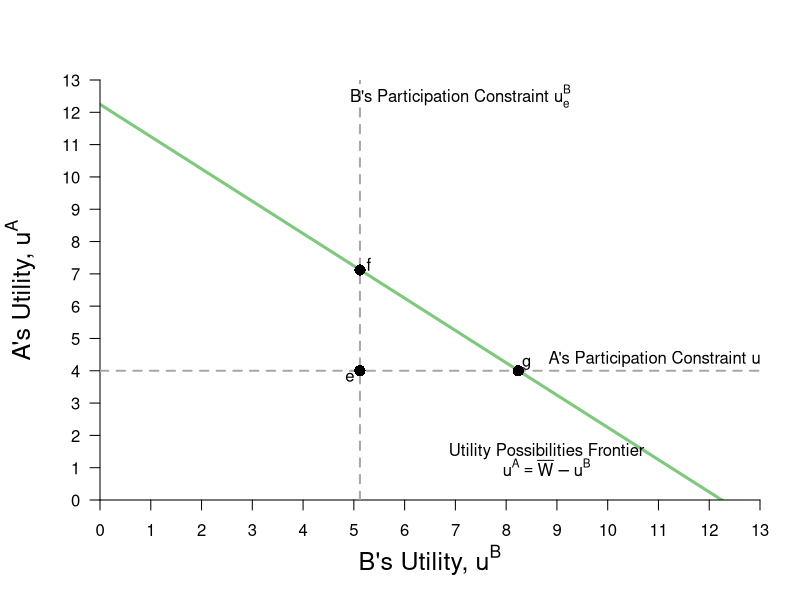

The R source for this figure:
#Graph Designer: Simon Halliday & Madeleine Wettach '20
#Authors: Bowles, Foley and Halliday
#Title: Microeconomics: Competition, Conflict and Coordination
require(ggplot2)
require(shape)
require(plotrix)
pdf(file = "property/step_by_step_graphs_5/property_tioli_upf_step2.pdf", width = 9, height = 7)

#Set parameters for graphics
axislabelsize <- 1.5
graphlinewidth <- 3
arrowwidth <- 0.5

#Colors
COL <- c("#7fc97f", "#beaed4", "#fdc086", "#ffff99", "#386cb0", "#f0027f", "#bf5b17", "#666666")
COLA <- c("#99d8c9","#66c2a4","#41ae76", "#238b45", "#005824")
COLB <- c("#4eb3d3", "#2b8cbe", "#0868ac","#084081")

upf <- function(ub) {
  12.24745 - ub
}


#Notes
#ua = (xa^0.5)*(ya^0.5)
#ub = ((10-xa)^05)*((15-ya)^0.5)

#ua = (10^0.5)*(15^0.5) = 12.24745
#ua_e = u(8,2) = (8^0.5)*(2^0.5) = 4

#Point g
# => x^A = 4/((3/2)^0.5) = 3.27 => x^B = 6.73
# => y^A = 3/2(x^A) = 4.9 => y^B = 10.1
#ua_g(4.9^0.5)*(3.27^0.5) = 4.002874
#ub_g(6.73^0.5)*(10.1^0.5) = 8.244574
#W = (4.002874^0.5)*(8.244574^0.5) = 5.744736

#COL <- c("#7fc97f", "#beaed4", "#fdc086", "#ffff99")
par(mar =  c(5, 5, 4, 2))
xlims <- c(0, 13)
ylims <- c(0, 13)


plot(0, 0, xlim = xlims, ylim = ylims, type = "n",
     xlab = expression(paste("B's Utility, ", u^B)),
     ylab = expression(paste("A's Utility, ", u^A)),
     xaxt = "n", 
     yaxt = "n", 
     cex.lab = axislabelsize, 
     bty = "n",
     xaxs="i", 
     yaxs="i")

npts <- 500 
npts2 <- 501
#Specify the sequences of points for graphing. 
xx1 <- seq(xlims[1], xlims[2], length.out = npts)
xx2 <- seq(xlims[1], xlims[2], length.out = npts)
xx3 <- seq(xlims[1], xlims[2], length.out = npts2)

#polygons
#I need something like xx1 with npts for 
##xpoly1 <- c(5.12, 8.24, 5.12, 5.12)
##ypoly1 <- c(4, 4, 7.12, 4)
##polygon(x = xpoly1, y = ypoly1, col=COL[4], density=NULL, border = NA)

#xpoly2 = c(0, 0, 12.24745, xlims[2], xlims[2], 0)
#ypoly2 = c(ylims[2], 12.24745, 0, 0, ylims[2], ylims[2])
#polygon(x = xpoly2, y = ypoly2, col=COL[4], density=NULL, border = NA)



#Draw the lines for the graphs
lines(xx1, upf(xx1), col = COL[1], lwd = graphlinewidth)

#Customize ticks and labels for the plot
ticksy <- seq(from = ylims[1], to = ylims[2], by = 1)
ylabels <- seq(from = ylims[1], to = ylims[2], by = 1)
ticksx <- seq(from =  xlims[1], to = xlims[2], by = 1)
xlabels <- seq(from = xlims[1], to = xlims[2], by = 1)
axis(1, at = ticksx, pos = 0, labels = xlabels)
axis(2, at = ticksy, pos = 0, labels = ylabels, las = 1)

#Annotation of the  graphs
#UPF
text(8.8, 1.5, expression(paste("Utility Possibilities Frontier")))
text(8.8, 1, expression(paste(u^A == bar(W) - u^B)))

#SWF
#text(11.5, 4.5, expression(paste("Social Planner's")))
#text(11.5, 4, expression(paste("Iso-welfare Curves")))

#Annotate Point f
#u^A = (5.84^0.5)*(8.77^0.5) = 7.16
#u^B = (4.16^0.5)*(6.23^0.5) = 5.09
#W = (7.16^0.5)*(5.09^0.5) = 6.03692

#points(5.09, 7.15, pch = 16, col = "black", cex = 1.5)
#text(5.3, 7.3, expression(f))


#Annotate Point i
#(5^0.5)*(7.5^0.5) = 6.123724
#W = (6.123724^0.5)(6.123724^0.5) = 6.123724
#points(6.123724, 6.123724, pch = 16, col = "black", cex = 1.5)
#text(6.3, 6.3, expression(i))

#Annotate point g
#ua_g(4.9^0.5)*(3.27^0.5) = 4.002874
#ub_g(6.73^0.5)*(10.1^0.5) = 8.244574
#W = (4.002874^0.5)*(8.244574^0.5) = 5.744736
#points(8.24, 4, pch = 16, col = "black", cex = 1.5)
#text(8.4, 4.2, expression(g))

#Annotate point e.
#ua_e = (8^0.5)*(2^0.5) = 4
#ub_e = (2^0.5)*(13.1^0.5) = 5.118594
#W = (4^0.5)*(5.118594^0.5) = 4.524862
segments(0, 4, 13, 4, lty = 2, col = "darkgray", lwd = 2)
segments(5.12, 0, 5.12, 13, lty = 2, col = "darkgray", lwd = 2)

#Annotate e
points(5.12, 4, pch = 16, col = "black", cex = 1.5)
text(4.92, 3.8, expression(e))

#Annotate f
points(5.12, 7.12, pch = 16, col = "black", cex = 1.5)
text(5.3, 7.3, expression(f))

#Annotate g
points(8.24, 4, pch = 16, col = "black", cex = 1.5)
text(8.4, 4.2, expression(g))

#Annotate m
##points(5.703502, 4.389995, pch = 16, col = "black", cex = 1.5)
##text(5.9, 4.6, expression(m))

#Label economic rents
##Arrows(6.68, 5.12, 6.68, 7.3, col = "black", lty = 1, lwd = 2, arr.type = "triangle")
##text(6.68, 7.82, expression(paste("Economic Rents")))

#Point h
#points(4, 10, pch = 16, col = "black", cex = 1.5)
#u^A_h(6, 5) = (6^0.5)*(5^0.5) = 5.477226
#u^A_h(4, 10) = (4^0.5)*(10^0.5) = 6.324555
#points(6.12, 4, pch = 16, col = "black", cex = 1.5)
#text(5.92, 3.8, expression(h))

#Annotate Point i
#(5^0.5)*(7.5^0.5) = 6.123724
#W = (6.123724^0.5)(6.123724^0.5) = 6.123724
##points(6.123724, 6.123724, pch = 16, col = "black", cex = 1.5)
##text(6.3, 6.3, expression(i))

#Label Participation Constraints
#Aisha's
text(11, 4.4, expression(paste("A's Participation Constraint ", u[e]^A)))

#Betty's
text(7.1, 12.5, expression(paste("B's Participation Constraint ", u[e]^B)))

#Arrows showing Social Planner's choices
#Arrows(5.2, 4.2, 5.9, 4.2, col = "black", lty = 1, lwd = 2, arr.type = "triangle", arr.lwd = arrowwidth)
#Arrows(6.12, 4.2, 6.12, 5.7, col = "black", lty = 1, lwd = 2, arr.type = "triangle", arr.lwd = arrowwidth)

dev.off()
